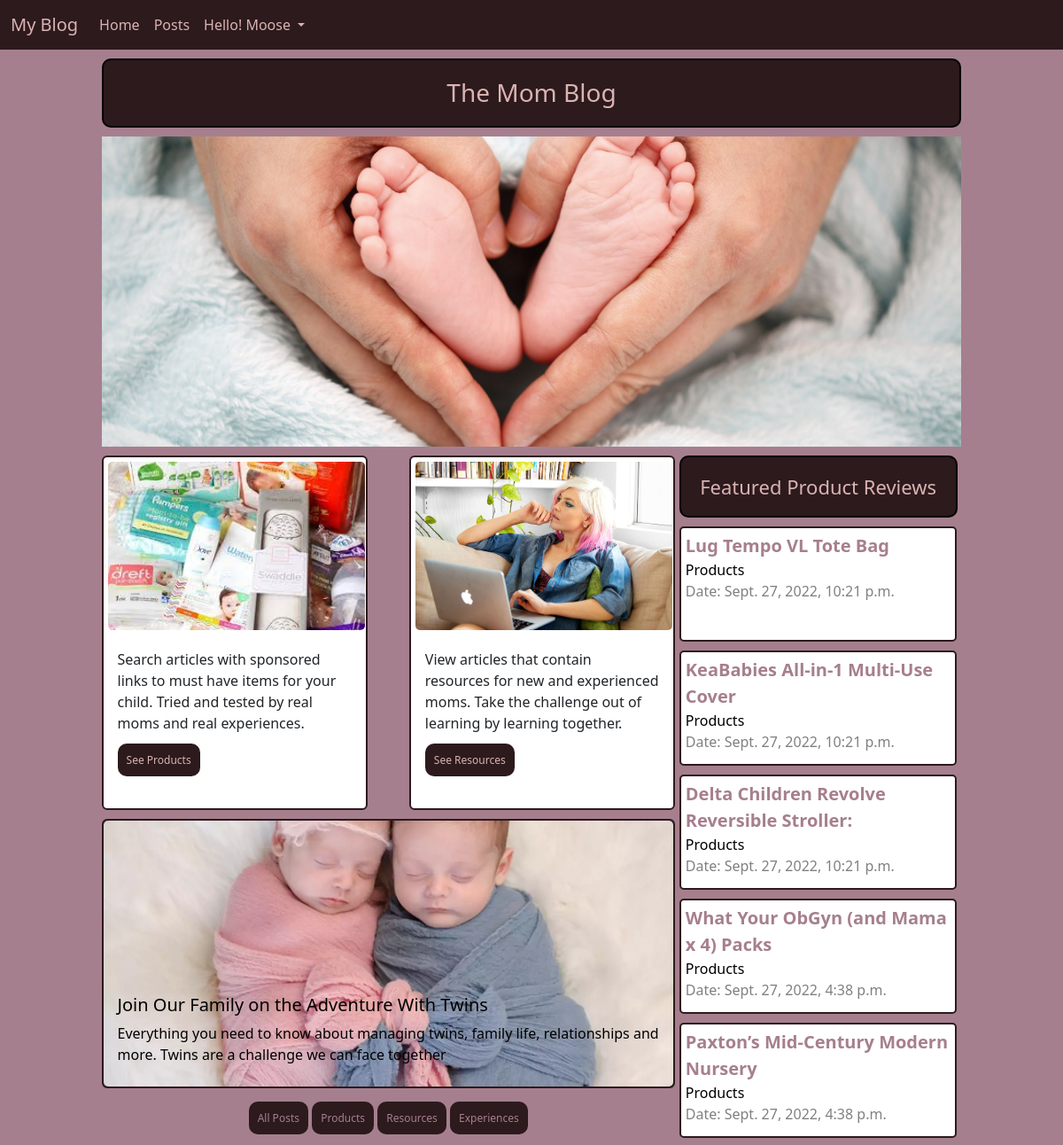
The app's page / (signed in) with its own data.
### posts/models.py (models this page shows, shortened)
class Post(models.Model):
    title = models.CharField(max_length=45)
    body = models.TextField()
    category = models.CharField(max_length=45)
    created_on = models.DateTimeField(auto_now_add=True)
    author = models.ForeignKey(
        get_user_model(),
        on_delete=models.CASCADE
    )
    status = models.ForeignKey(
        Status,
        on_delete=models.CASCADE,
        blank=True,
        null=True
    )

### pages/views.py (the view)
# urls.py: path('', HomePageView.as_view(), name='home'),
class HomePageView(TemplateView):
    template_name = "pages/home.html"
    def get_context_data(self, **kwargs):
        context = super().get_context_data(**kwargs)
        context['posts'] = Post.objects.filter(category="Products").order_by('created_on').reverse()[0:5]
        return context

### templates/pages/home.html (shortened to what this page needs)
{% extends 'base.html' %}
{% load static %}
{% block contents %}
    <h1>The Mom Blog</h1>
    <div class="header-image">
        <img src="{% static 'img/baby-feet.jpg' %}" alt="" id="babyfeet">
    </div>
    <div class="home-layout">
    <div class="left">
        <div class="card homepage-card">
            <img src="{% static 'img/products.jpeg' %}" class="card-img-top">
            <div class="card-body">
                <p>Search articles with sponsored links to must have items for your child. Tried and tested by real moms and real experiences. </p>
                <a href="{% url 'list' %}" class="card-btns">See Products</a>
            </div>
        </div>
        <div class="card homepage-card">
            <img src="{% static 'img/help.jpg' %}" class="card-img-top">
            <div class="card-body">
                <p>View articles that contain resources for new and experienced moms. Take the challenge out of learning by learning together. </p>
                <a href="{% url 'resource_list' %}" class="card-btns">See Resources</a>
            </div>
        </div>
        <div class="card text-bg-dark homepage-card-lg">
            <img src="{% static 'img/twins.webp' %}" class="card-img" alt="...">
            <div class="card-img-overlay">
                <a href="{% url 'twins_list' %}">
                <h5 class="card-title">Join Our Family on the Adventure With Twins</h5>
                <p class="card-text">Everything you need to know about managing twins, family life, relationships and more. Twins are a challenge we can face together</p>
                </a>
            </div>
        </div>
        <div class="filter-btns">
            <a href="{% url 'list' %}" class="card-btns">All Posts</a>
            <a href="{% url 'sale_list' %}" class="card-btns">Products</a>
            <a href="{% url 'resource_list' %}" class="card-btns">Resources</a>
            <a href="{% url 'experience_list' %}" class="card-btns">Experiences</a>
        </div>
    </div>
    <div class="right">
        <div class="section">
            <h3 class="featured-header">Featured Product Reviews</h3>
            {% for post in posts %}
            <div class="highlight">
                <a href="{% url 'detail' post.id %}">
                    <p class="highlight-title">{{ post.title }}</p>
                    <p class="highlight-cat">{{ post.category }}</p>
                    <p class="highlight-date">Date: {{ post.created_on }}</p>
                </a>
            </div>
            {% endfor %}
        </div>
    </div>
    </div>
{% endblock contents %}

### templates/base.html (shortened to what this page needs)
{% load static %}
<!DOCTYPE html>
<html lang="en">
<head>
  <link rel="stylesheet" href="https://cdn.jsdelivr.net/npm/bootstrap@5.2.1/dist/css/bootstrap.min.css" />
  <link rel="stylesheet" href="{% static 'css/base.css' %}" />
</head>
<body>
  <nav class="navbar navbar-expand-lg bg-light">
    <div class="container-fluid">
      <a class="navbar-brand" href="{% url 'home' %}">My Blog</a>
      <div class="collapse navbar-collapse" id="navbarNavAltMarkup">
        <div class="navbar-nav">
          <a class="nav-link active" aria-current="page" href="{% url 'home' %}">Home</a>
          <a class="nav-link" href="{% url 'list' %}">Posts</a>
          {% if user.is_authenticated %}
            <li class="nav-item dropdown d-flex justify-content-end">
              <a class="nav-link dropdown-toggle" href="#" role="button" data-bs-toggle="dropdown" aria-expanded="false">
                Hello! {{ user.first_name }}
              </a>
            </li>
        </div>
          {% else %}
          <a class="nav-link" href="{% url 'login' %}">Login</a>
          <a class="nav-link" href="{% url 'signup' %}">Sign Up</a>
          {% endif %}
        </div>
      </div>
  </nav>
  <div class="container">{% block contents %} {% endblock contents %}</div>
</body>
</html>

### static/css/base.css (style rules this page uses)
h1 { text-align: center; background-color: #2C1A1D; color: #DBB3B1; font-size: 28px; margin: 10px auto; padding: 20px; width: 87%; border: 2px solid black; border-radius: 10px; }
.card { width: 300px; margin: 10px auto; text-align: left; border: 2px solid #2C1A1D; }
.navbar { background-color: #2C1A1D !important; color: #DBB3B1 !important; }
.nav-link, .navbar-brand, .nav-link.active { color: #DBB3B1 !important; }
body { background-color: #A67F8E; }
.card-btns { width: 100px; text-decoration: none; text-align: center; padding: 10px; background-color: #2C1A1D; color: #DBB3B1; font-size: 12px; border-radius: 10px; }
.card a { width: 100px; }
.home-layout { display: flex; width: 87%; margin: 0 auto; scroll-behavior: auto; }
.left { flex: 2; display: flex; flex-direction: row; flex-wrap: wrap; margin: 0; padding: 0; justify-content: space-between; }
.right { flex: 1; scroll-behavior: auto; }
#babyfeet { display: block; object-fit: cover; width: 87%; height: 350px; margin: 0 auto; }
.card-img-top { object-fit: cover; width: 300px; height: 200px; padding: 5px; border-radius: 10px; }
.homepage-card { height: 400px; justify-content: space-between; margin: 10px 0 0 0; padding: 0; }
.homepage-card-lg { width: 100%; margin: 10px 0 0 0; padding: 0; }
.homepage-card-lg a { text-decoration: none; color: black; }
.card-img { object-fit: cover; height: 300px; }
.card-img-overlay { color: black; margin-top: 180px; }
.highlight { background-color: white; border: 2px solid #2C1A1D; border-radius: 5px; margin: 5px; margin-top: 10px; padding: 5px; height: 130px; }
.highlight a { text-decoration: none; color: black; }
.highlight-title { font-size: 20px; font-weight: bold; color: #A67F8E; margin-bottom: 0; }
.highlight-date { color: gray; margin: 0; padding: 0; }
.highlight-cat { margin: 0; padding: 0; }
.featured-header { text-align: center; background-color: #2C1A1D; color: #DBB3B1; font-size: 22px; margin: 10px auto; padding: 20px; width: 97%; border: 2px solid black; border-radius: 10px; }
.filter-btns { margin: 20px auto; }
.filter-btns a, .d-flex a { text-decoration: none; color: #A67F8E; }

### records on screen
Post: title "Lug Tempo VL Tote Bag", category "Products", created_on "Sept. 27, 2022, 10:21 p.m."
Post: title "KeaBabies All-in-1 Multi-Use Cover", category "Products", created_on "Sept. 27, 2022, 10:21 p.m."
Post: title "Delta Children Revolve Reversible Stroller:", category "Products", created_on "Sept. 27, 2022, 10:21 p.m."
Post: title "What Your ObGyn (and Mama x 4) Packs", category "Products", created_on "Sept. 27, 2022, 4:38 p.m."
Post: title "Paxton’s Mid-Century Modern Nursery", category "Products", created_on "Sept. 27, 2022, 4:38 p.m."

### other values on screen
{{ user.first_name }} "Moose"
